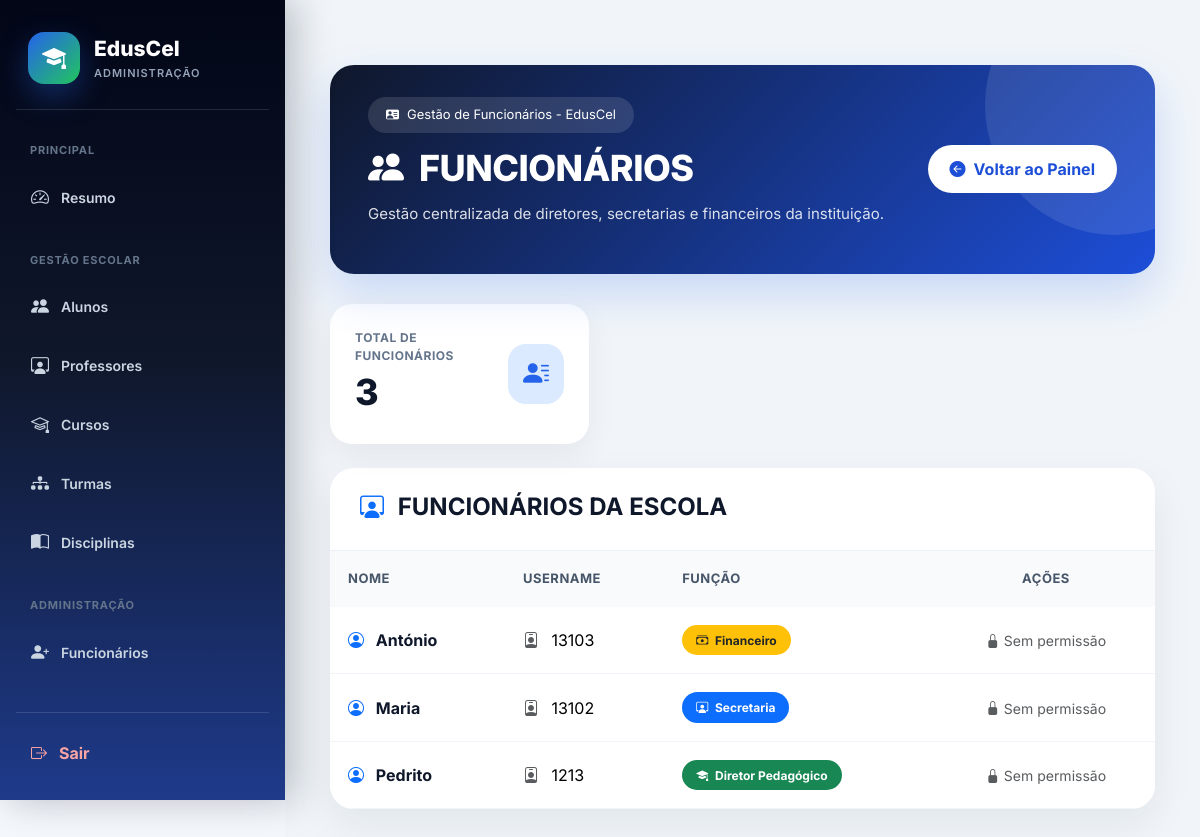
Page /secretarias/ (signed in) on the committed database.
### users/models.py (models this page shows, shortened)
class User(AbstractUser):
    ROLE_CHOICES = (
        ("SUPERADMIN", "Super Admin"),
        ("DIRETOR", "Diretor"),
        ("DIRETOR_PEDAGOGICO", "Diretor Pedagógico"),
        ("PROFESSOR", "Professor"),
        ("ALUNO", "Aluno"),
        ("FINANCEIRO", "Financeiro"),
        ("SECRETARIA", "Secretaria"),
    )
    role = models.CharField(
        max_length=25,
        choices=ROLE_CHOICES,
        default="ALUNO",
        verbose_name="Perfil"
    )
    ativo = models.BooleanField(
        default=True,
        verbose_name="Ativo"
    )
    escola = models.ForeignKey(
        "academic.Escola",
        on_delete=models.CASCADE,
        null=True,
        blank=True,
        related_name="usuarios",
        verbose_name="Escola"
    )
    telefone = models.CharField(
        max_length=20,
        unique=True,
        null=True,
        blank=True,
        verbose_name="Telefone"
    )
    telefone_verificado = models.BooleanField(
        default=False,
        verbose_name="Telefone Verificado"
    )
    email_verificado = models.BooleanField(
        default=False,
        verbose_name="Email Verificado"
    )
    criado_em = models.DateTimeField(
        auto_now_add=True,
        verbose_name="Criado em"
    )
    tentativas_login = models.PositiveIntegerField(
        default=0
    )
    bloqueado_ate = models.DateTimeField(
        null=True,
        blank=True
    )
    otp_codigo = models.CharField(
        max_length=128,
        null=True,
        blank=True,
        verbose_name="OTP"
    )
    otp_expira_em = models.DateTimeField(
        null=True,
        blank=True,
        verbose_name="Expira em"
    )
    otp_tentativas = models.PositiveIntegerField(
        default=0,
        verbose_name="Tentativas OTP"
    )
    ultimo_envio_otp = models.DateTimeField(
        null=True,
        blank=True,
        verbose_name="Último envio OTP"
    )
    objects = UserManager()

### core/views.py (the view)
# urls.py: path('secretarias/', views.lista_secretarias, name='lista_secretarias'),
@login_required
def lista_secretarias(request):
    if request.user.role == "SUPERADMIN":
        secretarias = User.objects.filter(
            role__in=[
                "DIRETOR_PEDAGOGICO",
                "SECRETARIA",
                "FINANCEIRO",
            ]
        ).order_by("first_name", "last_name")
    else:
        secretarias = User.objects.filter(
            escola=request.user.escola,
            role__in=[
                "DIRETOR_PEDAGOGICO",
                "SECRETARIA",
                "FINANCEIRO",
            ]
        ).order_by("first_name", "last_name")
    return render(
        request,
        "lista_secretarias.html",
        {
            "secretarias": secretarias,
        },
    )

### core/templates/lista_secretarias.html (shortened to what this page needs)
{% extends "base.html" %}
{% block content %}
<div class="container-fluid page-container">
<div class="management-hero">
<div class="hero-content">
<div>
<div class="hero-badge">
<i class="bi bi-person-vcard-fill"></i>
Gestão de Funcionários - EdusCel
</div>
<h1 class="hero-title">
<i class="bi bi-people-fill me-2"></i>
FUNCIONÁRIOS
</h1>
<p class="hero-subtitle">
Gestão centralizada de diretores, secretarias
e financeiros da instituição.
</p>
</div>
<div class="hero-actions">
<a href="{% url 'dashboard' %}"
   class="btn-back-hero">
<i class="bi bi-arrow-left-circle-fill"></i>
Voltar ao Painel
</a>
</div>
</div>
</div>
<div class="row g-4 mb-4">
<div class="col-lg-4">
<div class="stat-card">
<div class="d-flex justify-content-between align-items-center">
<div>
<div class="stat-label">
Total de Funcionários
</div>
<div class="stat-number">
{{ secretarias|length }}
</div>
</div>
<div class="stat-icon">
<i class="bi bi-person-lines-fill"></i>
</div>
</div>
</div>
</div>
</div>
<div class="main-card">
<div class="card-header-premium">
<h4 class="fw-bold mb-1">
<i class="bi bi-person-workspace text-primary me-2"></i>
FUNCIONÁRIOS DA ESCOLA
</h4>
</div>
<div class="table-responsive">
<table class="table align-middle">
<thead>
<tr>
<th>
Nome
</th>
<th>
Username
</th>
<th>
Função
</th>
<th class="text-center">
Ações
</th>
</tr>
</thead>
<tbody>
{% for user in secretarias %}
<tr>
<td>
<div class="user-name">
<i class="bi bi-person-circle text-primary me-2"></i>
{{ user.get_full_name|default:user.username }}
</div>
</td>
<td>
<i class="bi bi-person-badge me-2 text-muted"></i>
{{ user.username }}
</td>
<td>
{% if user.role == "DIRETOR_PEDAGOGICO" %}
<span class="badge bg-success">
<i class="bi bi-mortarboard-fill me-1"></i>
Diretor Pedagógico
</span>
{% elif user.role == "SECRETARIA" %}
<span class="badge bg-primary">
<i class="bi bi-person-workspace me-1"></i>
Secretaria
</span>
{% elif user.role == "FINANCEIRO" %}
<span class="badge bg-warning text-dark">
<i class="bi bi-cash-stack me-1"></i>
Financeiro
</span>
{% elif user.role == "DIRETOR" %}
<span class="badge bg-danger">
<i class="bi bi-person-badge-fill me-1"></i>
Diretor
</span>
{% elif user.role == "SUPERADMIN" %}
<span class="badge bg-dark">
<i class="bi bi-shield-lock-fill me-1"></i>
Super Administrador
</span>
{% else %}
<span class="badge bg-secondary">
{{ user.get_role_display }}
</span>
{% endif %}
</td>
<td class="text-center">
{% if request.user.role == "DIRETOR" %}
<form method="POST"
action="{% url 'eliminar_secretaria' user.id %}"
class="d-inline">
{% csrf_token %}
<button
type="submit"
class="btn btn-outline-danger btn-sm btn-danger-soft"
onclick="return confirm('Deseja eliminar este funcionário?');">
<i class="bi bi-trash-fill"></i>
Eliminar
</button>
</form>
{% else %}
<span class="text-muted small">
<i class="bi bi-lock-fill"></i>
Sem permissão
</span>
{% endif %}
</td>
</tr>
{% endfor %}
</tbody>
</table>
</div>
</div>
</div>
{% endblock %}

### core/templates/base.html (style rules this page uses)
* { margin:0; padding:0; box-sizing:border-box; }
body { font-family:'Inter',sans-serif; background:#f1f5f9; color:#0f172a; overflow-x:hidden; }

### core/templates/lista_secretarias.html (style rules this page uses)
body { background:#f4f7fb; }
.page-container { padding:30px 10px 50px; }
.management-hero { position:relative; overflow:hidden; border-radius:24px; padding:32px 38px; color:white; background: linear-gradient( 135deg, #0f172a, #1d4ed8 ); box-shadow: 0 20px 45px rgba(37,99,235,.20); margin-bottom:30px; }
.management-hero::after { content:""; position:absolute; width:260px; height:260px; right:-90px; top:-90px; background: rgba(255,255,255,.10); border-radius:50%; }
.hero-content { position:relative; z-index:2; display:flex; justify-content:space-between; align-items:center; gap:25px; flex-wrap:wrap; }
.hero-badge { display:inline-flex; align-items:center; gap:8px; padding:8px 18px; border-radius:50px; background: rgba(255,255,255,.12); font-size:13px; margin-bottom:14px; }
.hero-title { font-size:36px; font-weight:800; letter-spacing:-.5px; margin:0; }
.hero-subtitle { margin-top:12px; max-width:650px; color:rgba(255,255,255,.85); font-size:15px; line-height:1.6; }
.hero-actions { display:flex; align-items:center; }
.btn-back-hero { display:flex; align-items:center; gap:8px; padding:12px 22px; border-radius:50px; background:white; color:#1d4ed8; font-weight:700; text-decoration:none; transition:.3s ease; }
.stat-card { background:white; border:none; border-radius:22px; padding:25px; box-shadow: 0 10px 30px rgba(15,23,42,.06); transition:.3s ease; }
.stat-label { color:#64748b; font-size:12px; text-transform:uppercase; font-weight:700; letter-spacing:.5px; }
.stat-number { font-size:36px; font-weight:800; color:#0f172a; }
.stat-icon { width:60px; height:60px; border-radius:18px; display:flex; align-items:center; justify-content:center; font-size:26px; background:#dbeafe; color:#2563eb; }
.main-card { background:white; border:none; border-radius:24px; box-shadow: 0 15px 40px rgba(15,23,42,.07); overflow:hidden; }
.card-header-premium { padding:25px 30px; border-bottom: 1px solid #eef2f7; }
.table { margin-bottom:0; }
.table thead th { background:#f8fafc; border:none; padding:18px; color:#475569; font-size:13px; text-transform:uppercase; letter-spacing:.5px; }
.table tbody td { padding:18px; border-bottom: 1px solid #f1f5f9; }
.table tbody tr { transition:.25s ease; }
.user-name { font-weight:700; color:#0f172a; }
.badge { padding:9px 14px; border-radius:50px; font-size:12px; font-weight:700; }

### rows in the picture
User: get_full_name "António", username "13103", role "FINANCEIRO" (drawn)
User: get_full_name "Maria", username "13102", role "SECRETARIA" (drawn)
User: get_full_name "Pedrito", username "1213", shows "Diretor Pedagógico", shows "Sem permissão"

### other values in the picture
{{ secretarias|length }} "3"
